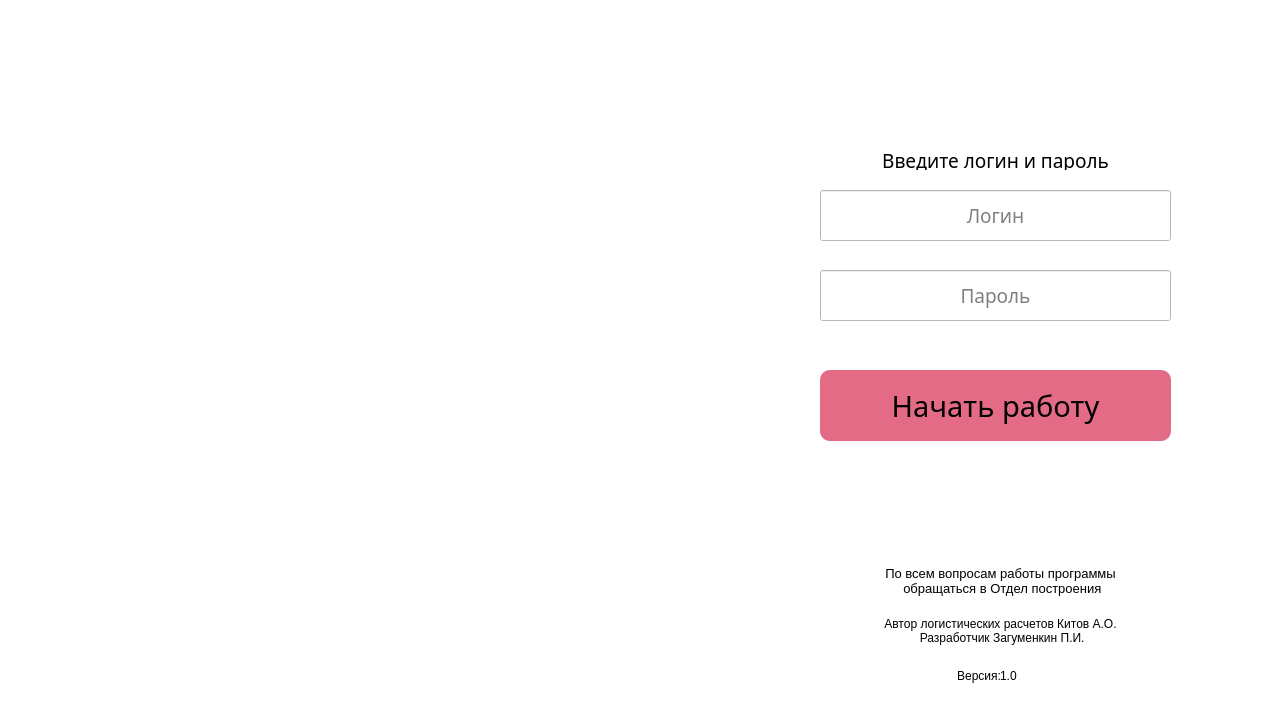
<?xml version="1.0" encoding="UTF-8"?>
<ui version="4.0">
 <class>WindowAuthorization</class>
 <widget class="QMainWindow" name="WindowAuthorization">
  <property name="geometry">
   <rect>
    <x>0</x>
    <y>0</y>
    <width>1280</width>
    <height>720</height>
   </rect>
  </property>
  <property name="minimumSize">
   <size>
    <width>1280</width>
    <height>720</height>
   </size>
  </property>
  <property name="maximumSize">
   <size>
    <width>1280</width>
    <height>720</height>
   </size>
  </property>
  <property name="font">
   <font>
    <family>Trebuchet MS</family>
    <pointsize>14</pointsize>
   </font>
  </property>
  <property name="cursor">
   <cursorShape>ArrowCursor</cursorShape>
  </property>
  <property name="mouseTracking">
   <bool>false</bool>
  </property>
  <property name="tabletTracking">
   <bool>false</bool>
  </property>
  <property name="windowTitle">
   <string>Малина 64</string>
  </property>
  <property name="styleSheet">
   <string notr="true">background: #fff</string>
  </property>
  <widget class="QWidget" name="centralwidget">
   <widget class="QPushButton" name="btn_login">
    <property name="geometry">
     <rect>
      <x>820</x>
      <y>370</y>
      <width>351</width>
      <height>71</height>
     </rect>
    </property>
    <property name="font">
     <font>
      <family>Trebuchet MS</family>
      <pointsize>22</pointsize>
      <weight>50</weight>
      <bold>false</bold>
     </font>
    </property>
    <property name="focusPolicy">
     <enum>Qt::StrongFocus</enum>
    </property>
    <property name="styleSheet">
     <string notr="true">QPushButton {
background-color: rgb(228, 107, 134);
border: none;
border-radius: 10px}

QPushButton:hover {
border: 1px solid  rgb(0, 0, 0);
background-color: rgba(228, 107, 134, 0.9)
}

QPushButton:pressed {
border:3px solid  rgb(0, 0, 0);
background-color: rgba(228, 107, 134, 1)
}</string>
    </property>
    <property name="text">
     <string>Начать работу</string>
    </property>
    <property name="checkable">
     <bool>false</bool>
    </property>
   </widget>
   <widget class="QLineEdit" name="line_login">
    <property name="geometry">
     <rect>
      <x>820</x>
      <y>190</y>
      <width>351</width>
      <height>51</height>
     </rect>
    </property>
    <property name="font">
     <font>
      <family>Trebuchet MS</family>
      <pointsize>14</pointsize>
     </font>
    </property>
    <property name="tabletTracking">
     <bool>false</bool>
    </property>
    <property name="focusPolicy">
     <enum>Qt::StrongFocus</enum>
    </property>
    <property name="contextMenuPolicy">
     <enum>Qt::DefaultContextMenu</enum>
    </property>
    <property name="layoutDirection">
     <enum>Qt::LeftToRight</enum>
    </property>
    <property name="inputMethodHints">
     <set>Qt::ImhNone</set>
    </property>
    <property name="maxLength">
     <number>24</number>
    </property>
    <property name="echoMode">
     <enum>QLineEdit::Normal</enum>
    </property>
    <property name="alignment">
     <set>Qt::AlignCenter</set>
    </property>
    <property name="placeholderText">
     <string>Логин</string>
    </property>
    <property name="cursorMoveStyle">
     <enum>Qt::LogicalMoveStyle</enum>
    </property>
    <property name="clearButtonEnabled">
     <bool>false</bool>
    </property>
   </widget>
   <widget class="QLabel" name="label_autor_text">
    <property name="geometry">
     <rect>
      <x>820</x>
      <y>610</y>
      <width>361</width>
      <height>41</height>
     </rect>
    </property>
    <property name="font">
     <font>
      <family>Arial</family>
     </font>
    </property>
    <property name="text">
     <string>Автор логиcтических расчетов Китов А.О. 
 Разработчик Загуменкин П.И.</string>
    </property>
    <property name="alignment">
     <set>Qt::AlignCenter</set>
    </property>
   </widget>
   <widget class="QLineEdit" name="line_password">
    <property name="geometry">
     <rect>
      <x>820</x>
      <y>270</y>
      <width>351</width>
      <height>51</height>
     </rect>
    </property>
    <property name="font">
     <font>
      <family>Trebuchet MS</family>
      <pointsize>14</pointsize>
     </font>
    </property>
    <property name="tabletTracking">
     <bool>false</bool>
    </property>
    <property name="focusPolicy">
     <enum>Qt::StrongFocus</enum>
    </property>
    <property name="contextMenuPolicy">
     <enum>Qt::DefaultContextMenu</enum>
    </property>
    <property name="inputMethodHints">
     <set>Qt::ImhHiddenText|Qt::ImhNoAutoUppercase|Qt::ImhNoPredictiveText|Qt::ImhSensitiveData</set>
    </property>
    <property name="maxLength">
     <number>16</number>
    </property>
    <property name="echoMode">
     <enum>QLineEdit::Password</enum>
    </property>
    <property name="alignment">
     <set>Qt::AlignCenter</set>
    </property>
    <property name="placeholderText">
     <string>Пароль</string>
    </property>
   </widget>
   <widget class="QLabel" name="label_logo_721">
    <property name="geometry">
     <rect>
      <x>0</x>
      <y>0</y>
      <width>731</width>
      <height>721</height>
     </rect>
    </property>
    <property name="text">
     <string/>
    </property>
    <property name="pixmap">
     <pixmap>../images/logo_721.png</pixmap>
    </property>
    <property name="scaledContents">
     <bool>false</bool>
    </property>
   </widget>
   <widget class="QLabel" name="label_login_password">
    <property name="geometry">
     <rect>
      <x>820</x>
      <y>150</y>
      <width>351</width>
      <height>20</height>
     </rect>
    </property>
    <property name="font">
     <font>
      <family>Trebuchet MS</family>
      <pointsize>14</pointsize>
     </font>
    </property>
    <property name="layoutDirection">
     <enum>Qt::LeftToRight</enum>
    </property>
    <property name="text">
     <string>Введите логин и пароль</string>
    </property>
    <property name="alignment">
     <set>Qt::AlignCenter</set>
    </property>
   </widget>
   <widget class="QLabel" name="lable_suppot_text">
    <property name="geometry">
     <rect>
      <x>830</x>
      <y>550</y>
      <width>341</width>
      <height>61</height>
     </rect>
    </property>
    <property name="font">
     <font>
      <family>Arial</family>
      <pointsize>10</pointsize>
     </font>
    </property>
    <property name="mouseTracking">
     <bool>true</bool>
    </property>
    <property name="tabletTracking">
     <bool>false</bool>
    </property>
    <property name="acceptDrops">
     <bool>false</bool>
    </property>
    <property name="text">
     <string>По всем вопросам работы программы 
 обращаться в Отдел построения</string>
    </property>
    <property name="textFormat">
     <enum>Qt::AutoText</enum>
    </property>
    <property name="scaledContents">
     <bool>false</bool>
    </property>
    <property name="alignment">
     <set>Qt::AlignCenter</set>
    </property>
    <property name="wordWrap">
     <bool>true</bool>
    </property>
    <property name="margin">
     <number>10</number>
    </property>
   </widget>
   <widget class="QLabel" name="label_version_text">
    <property name="geometry">
     <rect>
      <x>820</x>
      <y>660</y>
      <width>181</width>
      <height>31</height>
     </rect>
    </property>
    <property name="font">
     <font>
      <family>Arial</family>
     </font>
    </property>
    <property name="layoutDirection">
     <enum>Qt::LeftToRight</enum>
    </property>
    <property name="text">
     <string>Версия:</string>
    </property>
    <property name="alignment">
     <set>Qt::AlignRight|Qt::AlignTrailing|Qt::AlignVCenter</set>
    </property>
    <property name="margin">
     <number>5</number>
    </property>
   </widget>
   <widget class="QLabel" name="label_version_number">
    <property name="geometry">
     <rect>
      <x>1000</x>
      <y>660</y>
      <width>181</width>
      <height>31</height>
     </rect>
    </property>
    <property name="font">
     <font>
      <family>Arial</family>
     </font>
    </property>
    <property name="layoutDirection">
     <enum>Qt::LeftToRight</enum>
    </property>
    <property name="text">
     <string>1.0</string>
    </property>
    <property name="alignment">
     <set>Qt::AlignLeading|Qt::AlignLeft|Qt::AlignVCenter</set>
    </property>
    <property name="margin">
     <number>5</number>
    </property>
   </widget>
  </widget>
 </widget>
 <resources/>
 <connections/>
</ui>
